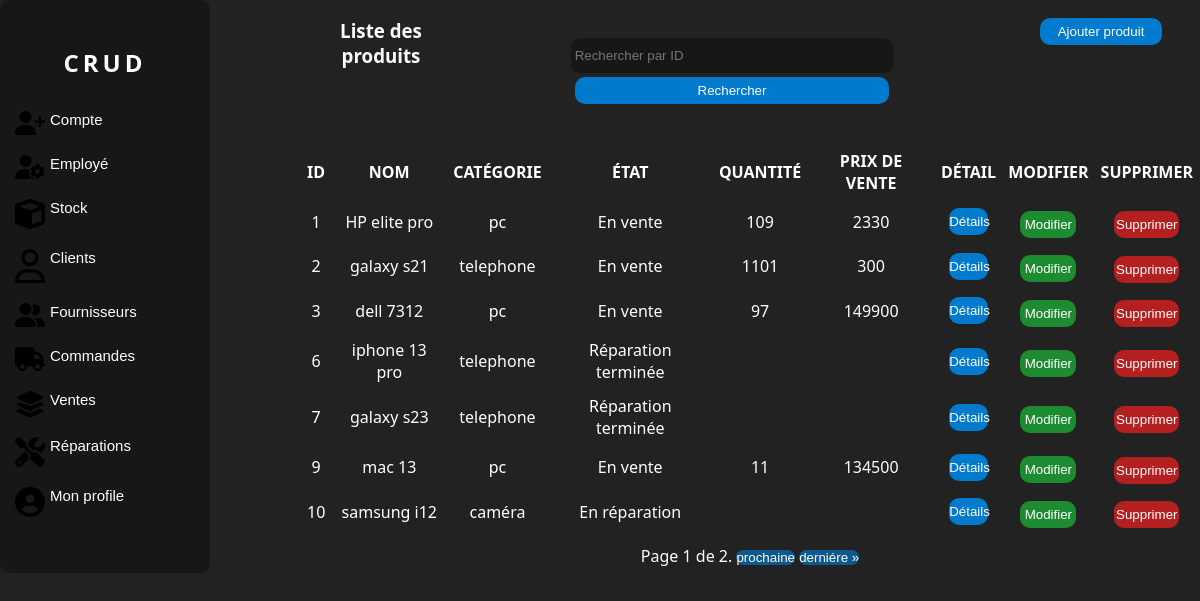
The app's page /produits/ (signed in), older data.
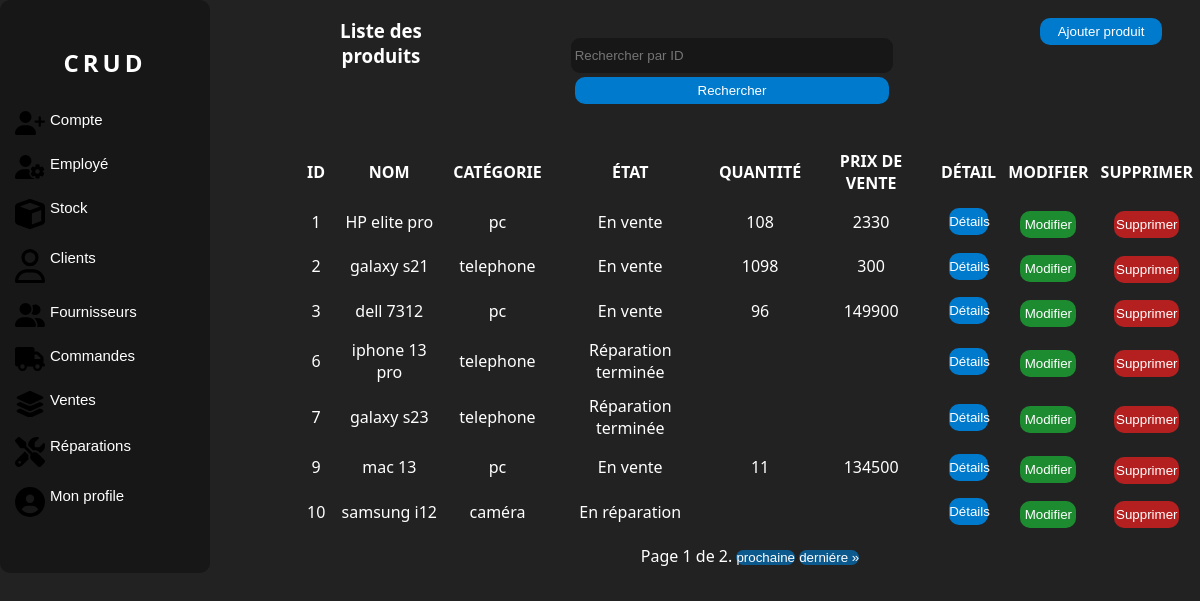
The same page, newer data.
### manager/models.py (models this page shows, shortened)
class Product(models.Model):
    STATE_CHOICES = [
        ('En vente', 'En vente'),
        ('En réparation', 'En réparation'),
    ]
    name = models.CharField(max_length=100, db_column='Nom', unique=True)
    category = models.ForeignKey(Category, on_delete=models.SET_DEFAULT, default=1, db_column='Catégorie')
    description = models.TextField(db_column='Description', default='Pas de description')
    state = models.CharField(max_length=20, choices=STATE_CHOICES, default='En vente', db_column='État')
    quantity = models.PositiveIntegerField(default=0, blank=True, null=True, db_column='Quantité')
    initial_buying_price = models.PositiveIntegerField(blank=True, null=True,
                                               db_column='Prix d\'achat initiale')
    initial_selling_price = models.PositiveIntegerField(blank=True, null=True,
                                                db_column='Prix de vente initiale')
    supplier = models.ForeignKey(Supplier, on_delete=models.SET_NULL, null=True, blank=True, db_column='Fournisseur')
    class Meta:
        db_table = 'Produit'
        verbose_name = _('Produit')

class Category(models.Model):
    name = models.CharField(max_length=100, db_column='Nom')
    def __str__(self):
        return self.name
    class Meta:
        db_table = 'Catégorie'

### manager/views.py (the view)
# urls.py: path('produits/', views.ProductListView.as_view(), name='product-list'),
class ProductListView(LoginRequiredMixin, ListView):
    model = Product
    template_name = 'listeproduit.html'  # replace with your template
    context_object_name = 'products'
    paginate_by = 7
    form_class = FilterForm
    def get_queryset(self):
        queryset = super().get_queryset()
        query = self.request.GET.get('query')
        if query:
            queryset = queryset.filter(id=query)
        return queryset
    def get_context_data(self, **kwargs):
        context = super().get_context_data(**kwargs)
        context['form'] = FilterForm(self.request.GET)
        return context

### manager/forms.py
class FilterForm(forms.Form):
    query = forms.IntegerField(label='', required=False,
                               widget=forms.TextInput(attrs={'placeholder': 'Rechercher par ID'}))

### manager/models.py (called while the page is built)
    def __str__(self):
        return self.name

### manager/templatetags/auth_extras.py (called while the page is built)
@register.filter(name='has_group')
def has_group(user, group_name):
    group = Group.objects.get(name=group_name)
    return True if group in user.groups.all() else False

### manager/templates/listeproduit.html (shortened to what the changed rows need)
{% load static %}
{% load auth_extras %}
<!DOCTYPE html>
<html lang="en">
<head>
    <link rel="stylesheet" href="{% static 'css/style.css' %}">
    <link rel="stylesheet" href="{% static 'css/accueil.css' %}">
</head>
<body>
<div class="corp">
    <div class="nav">
        <div class="logo">
            <a href="{% url 'home' %}" class="link"><h2>CRUD</h2></a>
        </div>
        <br>
    </div>
    <div class="liste">
        <div class="c2">
            {% if products %}
            <table>
                <thead>
                <tr>
                    <th>Id</th>
                    <th>Nom</th>
                    <th>Catégorie</th>
                    <th>État</th>
                    <th>Quantité</th>
                    <th>Prix de vente</th>
                    <th>Détail</th>
                    <th>Modifier</th>
                    <th>Supprimer</th>
                </tr>
                </thead>
                <tbody id="tbody">
                {% for product in products %}
                <tr>
                    <td>{{ product.id }}</td>
                    <td>{{ product.name }}</td>
                    <td>{{ product.category }}</td>
                    <td>{{ product.state }}</td>
                    {% if product.state == "En vente" %}
                    <td>{{ product.quantity }}</td>
                    <td>{{ product.initial_selling_price }}</td>
                    {% else %}
                    <td></td>
                    <td></td>
                    {% endif %}
                    <td>
                        <button class="button" id="detai"
                                onclick="location.href='{% url 'product-detail' product.id %}';">Détails
                        </button>
                    </td>
                    <td>
                        <button class="button" id="modifier"
                                onclick="location.href='{% url 'update-product' product.id %}';">Modifier
                        </button>
                    </td>
                    <td>
                        <button class="button" id="supprimer"
                                onclick="location.href='{% url 'delete-product' product.id %}';">Supprimer
                        </button>
                    </td>
                </tr>
                {% endfor %}
                </tbody>
            </table>
            {% else %}
            <p>Pas de produits trouvés.</p>
            {% endif %}
        </div>
    </div>
</body>
</html>

Row changes from the older to the newer data that the page shows:
changed Product "HP elite pro": quantity "109" → "108"
changed Product "galaxy s21": quantity "1101" → "1098"
changed Product "dell 7312": quantity "97" → "96"
